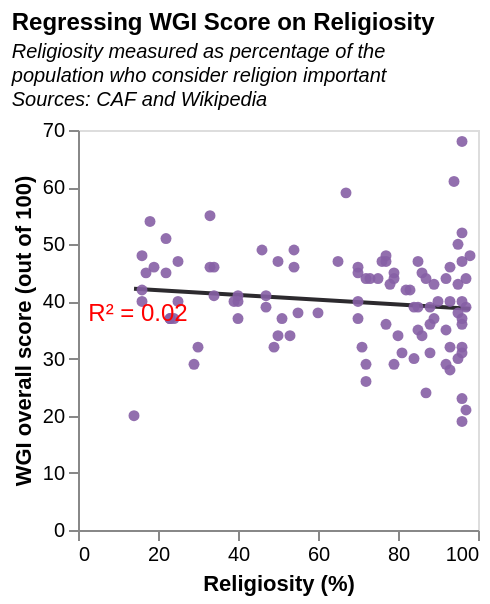

Describe this chart as a Vega-Lite specification.
### Vega-Lite specification from a JSON file in a GitHub repository (floating-point values rounded to 4 significant figures)
{"$schema": "https://vega.github.io/schema/vega-lite/v5.json", "description": "Regressing WGI Overall Score on Religiosity for all countries featured in the 2022 edition of the CAF World Giving Index Report (which explores data from the year before - 2021). I ran the regression in Colab in order to ascertain the equation for the regression line", "title": {"text": ["Regressing WGI Score on Religiosity"], "fontSize": 12, "subtitle": ["Religiosity measured as percentage of the", "population who consider religion important", "Sources: CAF and Wikipedia"], "subtitleFontStyle": "italic", "subtitleFontSize": 10, "anchor": "start", "color": "black"}, "data": {"values": [{"Country": "Indonesia", "CAF": "68", "Religiosity": "96"}, {"Country": "Australia", "CAF": "55", "Religiosity": "33"}, {"Country": "New Zealand", "CAF": "54", "Religiosity": "18"}, {"Country": "United States of America", "CAF": "59", "Religiosity": "67"}, {"Country": "Ireland", "CAF": "49", "Religiosity": "54"}, {"Country": "United Kingdom of Great Britain and Northern Ireland", "CAF": "47", "Religiosity": "25"}, {"Country": "Singapore", "CAF": "45", "Religiosity": "70"}, {"Country": "Kenya", "CAF": "61", "Religiosity": "94"}, {"Country": "Myanmar", "CAF": "52", "Religiosity": "96"}, {"Country": "Netherlands", "CAF": "46", "Religiosity": "33"}, {"Country": "United Arab Emirates", "CAF": "47", "Religiosity": "76"}, {"Country": "Norway", "CAF": "45", "Religiosity": "22"}, {"Country": "Canada", "CAF": "51", "Religiosity": "22"}, {"Country": "Nigeria", "CAF": "48", "Religiosity": "77"}, {"Country": "Malta", "CAF": "45", "Religiosity": "86"}, {"Country": "Zambia", "CAF": "50", "Religiosity": "95"}, {"Country": "Germany", "CAF": "41", "Religiosity": "40"}, {"Country": "Denmark", "CAF": "46", "Religiosity": "19"}, {"Country": "Switzerland", "CAF": "37", "Religiosity": "23"}, {"Country": "Sri Lanka", "CAF": "44", "Religiosity": "97"}, {"Country": "Iran (Islamic Republic of)", "CAF": "43", "Religiosity": "78"}, {"Country": "Hong Kong", "CAF": "37", "Religiosity": "24"}, {"Country": "Austria", "CAF": "45", "Religiosity": "17"}, {"Country": "Iraq", "CAF": "37", "Religiosity": "89"}, {"Country": "Cyprus", "CAF": "40", "Religiosity": "25"}, {"Country": "Tajikistan", "CAF": "39", "Religiosity": "85"}, {"Country": "Ghana", "CAF": "43", "Religiosity": "95"}, {"Country": "Israel", "CAF": "37", "Religiosity": "51"}, {"Country": "South Africa", "CAF": "35", "Religiosity": "85"}, {"Country": "Sweden", "CAF": "42", "Religiosity": "16"}, {"Country": "Finland", "CAF": "37", "Religiosity": "23"}, {"Country": "Slovenia", "CAF": "39", "Religiosity": "47"}, {"Country": "Dominican Republic", "CAF": "44", "Religiosity": "87"}, {"Country": "Uganda", "CAF": "46", "Religiosity": "93"}, {"Country": "Saudi Arabia", "CAF": "36", "Religiosity": "96"}, {"Country": "Nepal", "CAF": "40", "Religiosity": "93"}, {"Country": "Uzbekistan", "CAF": "38", "Religiosity": "55"}, {"Country": "Spain", "CAF": "32", "Religiosity": "49"}, {"Country": "Kyrgyzstan", "CAF": "44", "Religiosity": "72"}, {"Country": "Jamaica", "CAF": "46", "Religiosity": "70"}, {"Country": "Malawi", "CAF": "39", "Religiosity": "97"}, {"Country": "Paraguay", "CAF": "44", "Religiosity": "92"}, {"Country": "Chile", "CAF": "38", "Religiosity": "60"}, {"Country": "Thailand", "CAF": "48", "Religiosity": "98"}, {"Country": "Costa Rica", "CAF": "44", "Religiosity": "79"}, {"Country": "Cameroon", "CAF": "37", "Religiosity": "96"}, {"Country": "Nicaragua", "CAF": "40", "Religiosity": "70"}, {"Country": "Italy", "CAF": "29", "Religiosity": "72"}, {"Country": "Guinea", "CAF": "47", "Religiosity": "96"}, {"Country": "France", "CAF": "32", "Religiosity": "30"}, {"Country": "Namibia", "CAF": "35", "Religiosity": "92"}, {"Country": "Jordan", "CAF": "32", "Religiosity": "96"}, {"Country": "Zimbabwe", "CAF": "31", "Religiosity": "88"}, {"Country": "Uruguay", "CAF": "40", "Religiosity": "40"}, {"Country": "Panama", "CAF": "36", "Religiosity": "88"}, {"Country": "Mozambique", "CAF": "34", "Religiosity": "86"}, {"Country": "Colombia", "CAF": "42", "Religiosity": "83"}, {"Country": "Ukraine", "CAF": "49", "Religiosity": "46"}, {"Country": "Burkina Faso", "CAF": "39", "Religiosity": "88"}, {"Country": "Portugal", "CAF": "26", "Religiosity": "72"}, {"Country": "Lebanon", "CAF": "24", "Religiosity": "87"}, {"Country": "Bolivia (Plurinational State of)", "CAF": "43", "Religiosity": "89"}, {"Country": "Senegal", "CAF": "40", "Religiosity": "96"}, {"Country": "Slovakia", "CAF": "41", "Religiosity": "47"}, {"Country": "Philippines", "CAF": "47", "Religiosity": "77"}, {"Country": "Bosnia and Herzegovina", "CAF": "44", "Religiosity": "75"}, {"Country": "Pakistan", "CAF": "29", "Religiosity": "92"}, {"Country": "Algeria", "CAF": "30", "Religiosity": "95"}, {"Country": "Mali", "CAF": "38", "Religiosity": "95"}, {"Country": "Argentina", "CAF": "47", "Religiosity": "65"}, {"Country": "Kazakhstan", "CAF": "34", "Religiosity": "53"}, {"Country": "Peru", "CAF": "39", "Religiosity": "84"}, {"Country": "Romania", "CAF": "30", "Religiosity": "84"}, {"Country": "Morocco", "CAF": "31", "Religiosity": "96"}, {"Country": "Benin", "CAF": "32", "Religiosity": "93"}, {"Country": "Egypt", "CAF": "23", "Religiosity": "96"}, {"Country": "Venezuela (Bolivarian Republic of)", "CAF": "45", "Religiosity": "79"}, {"Country": "Albania", "CAF": "34", "Religiosity": "50"}, {"Country": "Estonia", "CAF": "40", "Religiosity": "16"}, {"Country": "Russian Federation", "CAF": "46", "Religiosity": "34"}, {"Country": "Poland", "CAF": "47", "Religiosity": "50"}, {"Country": "Mexico", "CAF": "44", "Religiosity": "73"}, {"Country": "Togo", "CAF": "34", "Religiosity": "80"}, {"Country": "Georgia", "CAF": "31", "Religiosity": "81"}, {"Country": "Ecuador", "CAF": "42", "Religiosity": "82"}, {"Country": "Hungary", "CAF": "40", "Religiosity": "39"}, {"Country": "Brazil", "CAF": "47", "Religiosity": "85"}, {"Country": "Armenia", "CAF": "29", "Religiosity": "79"}, {"Country": "India", "CAF": "40", "Religiosity": "90"}, {"Country": "Czechia", "CAF": "48", "Religiosity": "16"}, {"Country": "Bulgaria", "CAF": "41", "Religiosity": "34"}, {"Country": "El Salvador", "CAF": "36", "Religiosity": "77"}, {"Country": "Japan", "CAF": "20", "Religiosity": "14"}, {"Country": "Serbia", "CAF": "46", "Religiosity": "54"}, {"Country": "Croatia", "CAF": "37", "Religiosity": "70"}, {"Country": "Tunisia", "CAF": "28", "Religiosity": "93"}, {"Country": "Afghanistan", "CAF": "21", "Religiosity": "97"}, {"Country": "Latvia", "CAF": "29", "Religiosity": "29"}, {"Country": "Lithuania", "CAF": "37", "Religiosity": "40"}, {"Country": "Cambodia", "CAF": "19", "Religiosity": "96"}, {"Country": "Greece", "CAF": "32", "Religiosity": "71"}]}, "height": 200, "width": 200, "encoding": {"x": {"field": "Religiosity", "type": "quantitative", "title": "Religiosity (%)", "axis": {"grid": false}, "scale": {"domain": [0, 100]}}, "y": {"field": "CAF", "type": "quantitative", "title": "WGI overall score (out of 100)", "axis": {"grid": false}, "scale": {"domain": [0, 70]}}, "tooltip": [{"field": "CAF", "type": "quantitative", "title": "WGI Score"}, {"field": "Religiosity", "type": "quantitative", "title": "Religiosity (%)"}, {"field": "Country", "type": "nominal", "title": "Country"}]}, "layer": [{"data": {"values": [{"CAF": 42.2, "Religiosity": 14}, {"CAF": 38.7, "Religiosity": 98}]}, "mark": {"type": "line", "color": "#2c2a2e", "clip": true}, "encoding": {"tooltip": null}}, {"data": {"values": [{"Country": "Indonesia", "CAF": "68", "Religiosity": "96"}, {"Country": "Australia", "CAF": "55", "Religiosity": "33"}, {"Country": "New Zealand", "CAF": "54", "Religiosity": "18"}, {"Country": "United States of America", "CAF": "59", "Religiosity": "67"}, {"Country": "Ireland", "CAF": "49", "Religiosity": "54"}, {"Country": "United Kingdom of Great Britain and Northern Ireland", "CAF": "47", "Religiosity": "25"}, {"Country": "Singapore", "CAF": "45", "Religiosity": "70"}, {"Country": "Kenya", "CAF": "61", "Religiosity": "94"}, {"Country": "Myanmar", "CAF": "52", "Religiosity": "96"}, {"Country": "Netherlands", "CAF": "46", "Religiosity": "33"}, {"Country": "United Arab Emirates", "CAF": "47", "Religiosity": "76"}, {"Country": "Norway", "CAF": "45", "Religiosity": "22"}, {"Country": "Canada", "CAF": "51", "Religiosity": "22"}, {"Country": "Nigeria", "CAF": "48", "Religiosity": "77"}, {"Country": "Malta", "CAF": "45", "Religiosity": "86"}, {"Country": "Zambia", "CAF": "50", "Religiosity": "95"}, {"Country": "Germany", "CAF": "41", "Religiosity": "40"}, {"Country": "Denmark", "CAF": "46", "Religiosity": "19"}, {"Country": "Switzerland", "CAF": "37", "Religiosity": "23"}, {"Country": "Sri Lanka", "CAF": "44", "Religiosity": "97"}, {"Country": "Iran (Islamic Republic of)", "CAF": "43", "Religiosity": "78"}, {"Country": "Hong Kong", "CAF": "37", "Religiosity": "24"}, {"Country": "Austria", "CAF": "45", "Religiosity": "17"}, {"Country": "Iraq", "CAF": "37", "Religiosity": "89"}, {"Country": "Cyprus", "CAF": "40", "Religiosity": "25"}, {"Country": "Tajikistan", "CAF": "39", "Religiosity": "85"}, {"Country": "Ghana", "CAF": "43", "Religiosity": "95"}, {"Country": "Israel", "CAF": "37", "Religiosity": "51"}, {"Country": "South Africa", "CAF": "35", "Religiosity": "85"}, {"Country": "Sweden", "CAF": "42", "Religiosity": "16"}, {"Country": "Finland", "CAF": "37", "Religiosity": "23"}, {"Country": "Slovenia", "CAF": "39", "Religiosity": "47"}, {"Country": "Dominican Republic", "CAF": "44", "Religiosity": "87"}, {"Country": "Uganda", "CAF": "46", "Religiosity": "93"}, {"Country": "Saudi Arabia", "CAF": "36", "Religiosity": "96"}, {"Country": "Nepal", "CAF": "40", "Religiosity": "93"}, {"Country": "Uzbekistan", "CAF": "38", "Religiosity": "55"}, {"Country": "Spain", "CAF": "32", "Religiosity": "49"}, {"Country": "Kyrgyzstan", "CAF": "44", "Religiosity": "72"}, {"Country": "Jamaica", "CAF": "46", "Religiosity": "70"}, {"Country": "Malawi", "CAF": "39", "Religiosity": "97"}, {"Country": "Paraguay", "CAF": "44", "Religiosity": "92"}, {"Country": "Chile", "CAF": "38", "Religiosity": "60"}, {"Country": "Thailand", "CAF": "48", "Religiosity": "98"}, {"Country": "Costa Rica", "CAF": "44", "Religiosity": "79"}, {"Country": "Cameroon", "CAF": "37", "Religiosity": "96"}, {"Country": "Nicaragua", "CAF": "40", "Religiosity": "70"}, {"Country": "Italy", "CAF": "29", "Religiosity": "72"}, {"Country": "Guinea", "CAF": "47", "Religiosity": "96"}, {"Country": "France", "CAF": "32", "Religiosity": "30"}, {"Country": "Namibia", "CAF": "35", "Religiosity": "92"}, {"Country": "Jordan", "CAF": "32", "Religiosity": "96"}, {"Country": "Zimbabwe", "CAF": "31", "Religiosity": "88"}, {"Country": "Uruguay", "CAF": "40", "Religiosity": "40"}, {"Country": "Panama", "CAF": "36", "Religiosity": "88"}, {"Country": "Mozambique", "CAF": "34", "Religiosity": "86"}, {"Country": "Colombia", "CAF": "42", "Religiosity": "83"}, {"Country": "Ukraine", "CAF": "49", "Religiosity": "46"}, {"Country": "Burkina Faso", "CAF": "39", "Religiosity": "88"}, {"Country": "Portugal", "CAF": "26", "Religiosity": "72"}, {"Country": "Lebanon", "CAF": "24", "Religiosity": "87"}, {"Country": "Bolivia (Plurinational State of)", "CAF": "43", "Religiosity": "89"}, {"Country": "Senegal", "CAF": "40", "Religiosity": "96"}, {"Country": "Slovakia", "CAF": "41", "Religiosity": "47"}, {"Country": "Philippines", "CAF": "47", "Religiosity": "77"}, {"Country": "Bosnia and Herzegovina", "CAF": "44", "Religiosity": "75"}, {"Country": "Pakistan", "CAF": "29", "Religiosity": "92"}, {"Country": "Algeria", "CAF": "30", "Religiosity": "95"}, {"Country": "Mali", "CAF": "38", "Religiosity": "95"}, {"Country": "Argentina", "CAF": "47", "Religiosity": "65"}, {"Country": "Kazakhstan", "CAF": "34", "Religiosity": "53"}, {"Country": "Peru", "CAF": "39", "Religiosity": "84"}, {"Country": "Romania", "CAF": "30", "Religiosity": "84"}, {"Country": "Morocco", "CAF": "31", "Religiosity": "96"}, {"Country": "Benin", "CAF": "32", "Religiosity": "93"}, {"Country": "Egypt", "CAF": "23", "Religiosity": "96"}, {"Country": "Venezuela (Bolivarian Republic of)", "CAF": "45", "Religiosity": "79"}, {"Country": "Albania", "CAF": "34", "Religiosity": "50"}, {"Country": "Estonia", "CAF": "40", "Religiosity": "16"}, {"Country": "Russian Federation", "CAF": "46", "Religiosity": "34"}, {"Country": "Poland", "CAF": "47", "Religiosity": "50"}, {"Country": "Mexico", "CAF": "44", "Religiosity": "73"}, {"Country": "Togo", "CAF": "34", "Religiosity": "80"}, {"Country": "Georgia", "CAF": "31", "Religiosity": "81"}, {"Country": "Ecuador", "CAF": "42", "Religiosity": "82"}, {"Country": "Hungary", "CAF": "40", "Religiosity": "39"}, {"Country": "Brazil", "CAF": "47", "Religiosity": "85"}, {"Country": "Armenia", "CAF": "29", "Religiosity": "79"}, {"Country": "India", "CAF": "40", "Religiosity": "90"}, {"Country": "Czechia", "CAF": "48", "Religiosity": "16"}, {"Country": "Bulgaria", "CAF": "41", "Religiosity": "34"}, {"Country": "El Salvador", "CAF": "36", "Religiosity": "77"}, {"Country": "Japan", "CAF": "20", "Religiosity": "14"}, {"Country": "Serbia", "CAF": "46", "Religiosity": "54"}, {"Country": "Croatia", "CAF": "37", "Religiosity": "70"}, {"Country": "Tunisia", "CAF": "28", "Religiosity": "93"}, {"Country": "Afghanistan", "CAF": "21", "Religiosity": "97"}, {"Country": "Latvia", "CAF": "29", "Religiosity": "29"}, {"Country": "Lithuania", "CAF": "37", "Religiosity": "40"}, {"Country": "Cambodia", "CAF": "19", "Religiosity": "96"}, {"Country": "Greece", "CAF": "32", "Religiosity": "71"}]}, "mark": {"type": "circle", "color": "#865fa5", "fillOpacity": 0.9}}, {"data": {"values": [{"CAF": 38, "Religiosity": 15, "text": "R² = 0.02"}]}, "mark": {"type": "text", "color": "red", "fontWeight": "normal", "fontSize": 12}, "encoding": {"tooltip": null, "text": {"field": "text", "type": "nominal"}}}]}
